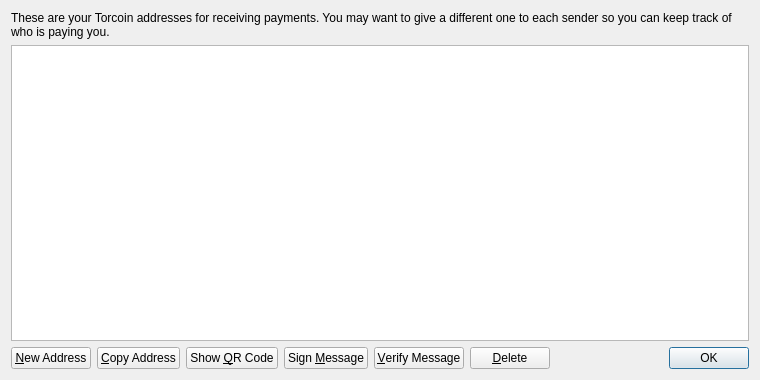
<?xml version="1.0" encoding="UTF-8"?>
<ui version="4.0">
 <class>AddressBookPage</class>
 <widget class="QWidget" name="AddressBookPage">
  <property name="geometry">
   <rect>
    <x>0</x>
    <y>0</y>
    <width>760</width>
    <height>380</height>
   </rect>
  </property>
  <property name="windowTitle">
   <string>Address Book</string>
  </property>
  <layout class="QVBoxLayout" name="verticalLayout">
   <item>
    <widget class="QLabel" name="labelExplanation">
     <property name="text">
      <string>These are your Torcoin addresses for receiving payments. You may want to give a different one to each sender so you can keep track of who is paying you.</string>
     </property>
     <property name="textFormat">
      <enum>Qt::PlainText</enum>
     </property>
     <property name="wordWrap">
      <bool>true</bool>
     </property>
    </widget>
   </item>
   <item>
    <widget class="QTableView" name="tableView">
     <property name="contextMenuPolicy">
      <enum>Qt::CustomContextMenu</enum>
     </property>
     <property name="toolTip">
      <string>Double-click to edit address or label</string>
     </property>
     <property name="tabKeyNavigation">
      <bool>false</bool>
     </property>
     <property name="alternatingRowColors">
      <bool>true</bool>
     </property>
     <property name="selectionMode">
      <enum>QAbstractItemView::SingleSelection</enum>
     </property>
     <property name="selectionBehavior">
      <enum>QAbstractItemView::SelectRows</enum>
     </property>
     <property name="sortingEnabled">
      <bool>true</bool>
     </property>
     <attribute name="verticalHeaderVisible">
      <bool>false</bool>
     </attribute>
    </widget>
   </item>
   <item>
    <layout class="QHBoxLayout" name="horizontalLayout">
     <item>
      <widget class="QPushButton" name="newAddressButton">
       <property name="toolTip">
        <string>Create a new address</string>
       </property>
       <property name="text">
        <string>&amp;New Address</string>
       </property>
       <property name="icon">
        <iconset resource="../bitcoin.qrc">
         <normaloff>:/icons/add</normaloff>:/icons/add</iconset>
       </property>
      </widget>
     </item>
     <item>
      <widget class="QPushButton" name="copyToClipboard">
       <property name="toolTip">
        <string>Copy the currently selected address to the system clipboard</string>
       </property>
       <property name="text">
        <string>&amp;Copy Address</string>
       </property>
       <property name="icon">
        <iconset resource="../bitcoin.qrc">
         <normaloff>:/icons/editcopy</normaloff>:/icons/editcopy</iconset>
       </property>
      </widget>
     </item>
     <item>
      <widget class="QPushButton" name="showQRCode">
       <property name="text">
        <string>Show &amp;QR Code</string>
       </property>
       <property name="icon">
        <iconset resource="../bitcoin.qrc">
         <normaloff>:/icons/qrcode</normaloff>:/icons/qrcode</iconset>
       </property>
      </widget>
     </item>
     <item>
      <widget class="QPushButton" name="signMessage">
       <property name="toolTip">
        <string>Sign a message to prove you own a Torcoin address</string>
       </property>
       <property name="text">
        <string>Sign &amp;Message</string>
       </property>
       <property name="icon">
        <iconset resource="../bitcoin.qrc">
         <normaloff>:/icons/edit</normaloff>:/icons/edit</iconset>
       </property>
      </widget>
     </item>
     <item>
      <widget class="QPushButton" name="verifyMessage">
       <property name="toolTip">
        <string>Verify a message to ensure it was signed with a specified Torcoin address</string>
       </property>
       <property name="text">
        <string>&amp;Verify Message</string>
       </property>
       <property name="icon">
        <iconset resource="../bitcoin.qrc">
         <normaloff>:/icons/transaction_0</normaloff>:/icons/transaction_0</iconset>
       </property>
      </widget>
     </item>
     <item>
      <widget class="QPushButton" name="deleteButton">
       <property name="toolTip">
        <string>Delete the currently selected address from the list</string>
       </property>
       <property name="text">
        <string>&amp;Delete</string>
       </property>
       <property name="icon">
        <iconset resource="../bitcoin.qrc">
         <normaloff>:/icons/remove</normaloff>:/icons/remove</iconset>
       </property>
      </widget>
     </item>
     <item>
      <spacer name="horizontalSpacer">
       <property name="orientation">
        <enum>Qt::Horizontal</enum>
       </property>
       <property name="sizeHint" stdset="0">
        <size>
         <width>40</width>
         <height>20</height>
        </size>
       </property>
      </spacer>
     </item>
     <item>
      <widget class="QDialogButtonBox" name="buttonBox">
       <property name="sizePolicy">
        <sizepolicy hsizetype="Maximum" vsizetype="Fixed">
         <horstretch>0</horstretch>
         <verstretch>0</verstretch>
        </sizepolicy>
       </property>
       <property name="standardButtons">
        <set>QDialogButtonBox::Ok</set>
       </property>
      </widget>
     </item>
    </layout>
   </item>
  </layout>
 </widget>
 <resources>
  <include location="../bitcoin.qrc"/>
 </resources>
 <connections/>
</ui>
